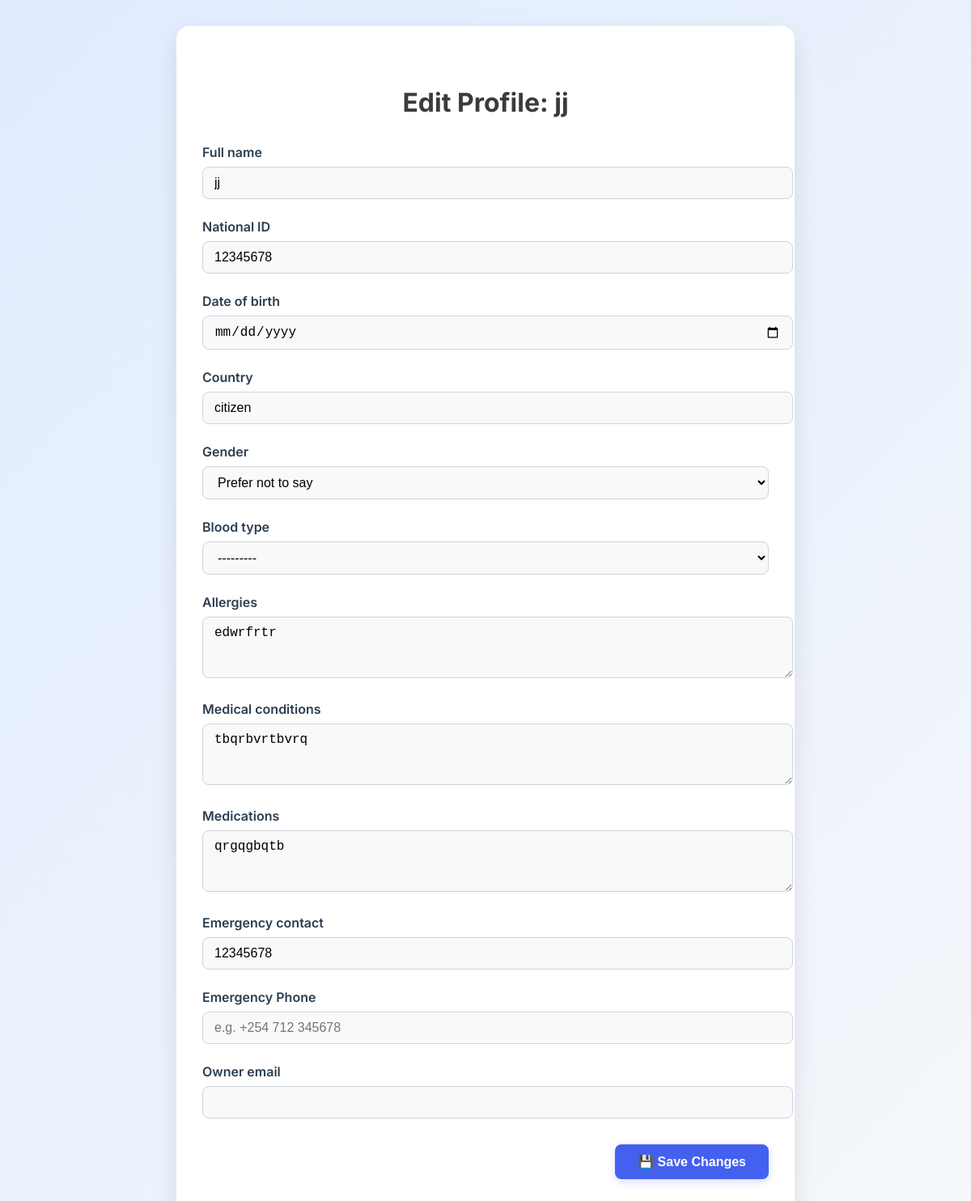
/12345678/edit/, run on the app's committed database.
### medical/models.py (models this page shows, shortened)
class MedicalProfile(models.Model):
    GENDER_CHOICES = [
        ('M', 'Male'),
        ('F', 'Female'),
        ('O', 'Other'),
        ('U', 'Prefer not to say'),
    ]
    BLOOD_TYPE_CHOICES = [
        ('A+', 'A+'),
        ('A-', 'A-'),
        ('B+', 'B+'),
        ('B-', 'B-'),
        ('AB+', 'AB+'),
        ('AB-', 'AB-'),
        ('O+', 'O+'),
        ('O-', 'O-'),
    ]
    full_name = models.CharField(max_length=100)
    national_id = models.CharField(max_length=20, unique=True)
    date_of_birth = models.DateField(null=True, blank=True)
    country = models.CharField(max_length=50, default='Kenya')
    gender = models.CharField(max_length=1, choices=GENDER_CHOICES, default='U')
    blood_type = models.CharField(max_length=3, choices=BLOOD_TYPE_CHOICES, blank=True)
    allergies = models.TextField(blank=True)
    medical_conditions = models.TextField(blank=True)
    medications = models.TextField(blank=True)
    emergency_contact = models.CharField(max_length=100)
    emergency_phone = models.CharField(max_length=20, blank=True)
    owner_email = models.EmailField(blank=True)
    qr_code = models.ImageField(upload_to='qr/', blank=True)
    doctor_access_code = models.CharField(max_length=100, blank=True)
    health_data = models.JSONField(default=dict, blank=True)
    created_at = models.DateTimeField(auto_now_add=True)
    updated_at = models.DateTimeField(auto_now=True)

### medical/views.py (the view, shortened to what this page needs)
# urls.py: path('<str:national_id>/edit/', ProfileUpdateView.as_view(), name='profile_update'),
class ProfileUpdateView(UpdateView):
    model = MedicalProfile
    form_class = MedicalProfileForm
    template_name = 'medical/edit_profile.html'
    success_url = reverse_lazy('profile_list')
    slug_field = 'national_id'
    slug_url_kwarg = 'national_id'
    def get_object(self, queryset=None):
        national_id = self.kwargs.get('national_id')
        return get_object_or_404(MedicalProfile, national_id=national_id)
    def get_context_data(self, **kwargs):
        context = super().get_context_data(**kwargs)
        context['profile'] = self.object
        return context

### emergency_profile/medical/templates/medical/edit_profile.html (shortened to what this page needs)
<!DOCTYPE html>
<html lang="en">
<head>
</head>
<body>
  <div class="edit-container">
    <h2>Edit Profile: {{ profile.full_name }}</h2>
    <form method="post">
      {% for field in form %}
      <div class="form-group">
        <label for="{{ field.id_for_label }}">{{ field.label }}</label>
        {{ field }}
      </div>
      {% endfor %}
      <div class="form-actions">
        <button type="submit">💾 Save Changes</button>
      </div>
    </form>
  </div>
</body>
</html>

### emergency_profile/medical/templates/medical/edit_profile.html (style rules this page uses)
body { margin: 0; padding: 2rem; font-family: 'Inter', sans-serif; background: linear-gradient(135deg, #e0ecff, #f5f7fa); color: #2c3e50; min-height: 100vh; }
.edit-container { max-width: 700px; background: #ffffff; margin: 0 auto; padding: 3rem 2rem; border-radius: 16px; box-shadow: 0 12px 30px rgba(0, 0, 0, 0.1); animation: slideIn 0.4s ease; }
h2 { text-align: center; margin-bottom: 2rem; font-size: 2rem; color: #3b3b3b; }
.form-group { margin-bottom: 1.5rem; }
label { display: block; margin-bottom: 0.5rem; font-weight: 600; }
input, select, textarea { width: 100%; padding: 10px 14px; border: 1px solid #ced4da; border-radius: 8px; font-size: 1rem; background-color: #f9f9f9; transition: border 0.2s, background-color 0.2s; }
.form-actions { text-align: right; margin-top: 2rem; }
button { background-color: #4361ee; color: #ffffff; font-weight: 600; border: none; padding: 12px 28px; border-radius: 8px; font-size: 1rem; cursor: pointer; box-shadow: 0 4px 10px rgba(67, 97, 238, 0.2); transition: background 0.3s ease, transform 0.2s ease; }

### data on the page
MedicalProfile: full_name "jj", form "jj" "12345678" "citizen" "Prefer not to say" "---------" "edwrfrtr" "tbqrbvrtbvrq" "qrgqgbqtb" "12345678"

### other printed values
{{ field.label }} "Full name" "National ID" "Date of birth" "Country" "Gender" "Blood type" "Allergies" "Medical conditions" "Medications" "Emergency contact" "Emergency Phone" "Owner email"
